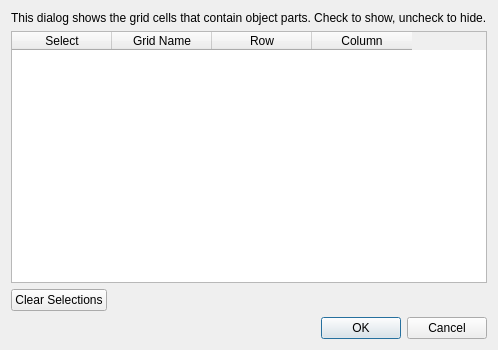
<?xml version="1.0" encoding="UTF-8"?>
<ui version="4.0">
 <class>SegmentationDialog</class>
 <widget class="QDialog" name="SegmentationDialog">
  <property name="geometry">
   <rect>
    <x>0</x>
    <y>0</y>
    <width>400</width>
    <height>350</height>
   </rect>
  </property>
  <property name="windowTitle">
   <string>Segmentation</string>
  </property>
  <layout class="QVBoxLayout" name="verticalLayout">
   <item>
    <widget class="QLabel" name="labelInfo">
     <property name="text">
      <string>This dialog shows the grid cells that contain object parts. Check to show, uncheck to hide.</string>
     </property>
    </widget>
   </item>
   <item>
    <widget class="QTableWidget" name="tableWidget">
     <property name="columnCount">
      <number>4</number>
     </property>
     <property name="rowCount">
      <number>0</number>
     </property>
     <column>
      <property name="text">
       <string>Select</string>
      </property>
     </column>
     <column>
      <property name="text">
       <string>Grid Name</string>
      </property>
     </column>
     <column>
      <property name="text">
       <string>Row</string>
      </property>
     </column>
     <column>
      <property name="text">
       <string>Column</string>
      </property>
     </column>
    </widget>
   </item>
   <item>
    <layout class="QHBoxLayout" name="horizontalLayout">
     <item>
      <widget class="QPushButton" name="clearSelections">
       <property name="text">
        <string>Clear Selections</string>
       </property>
      </widget>
     </item>
     <item>
      <spacer name="horizontalSpacer">
       <property name="orientation">
        <enum>Qt::Horizontal</enum>
       </property>
       <property name="sizeHint" stdset="0">
        <size>
         <width>40</width>
         <height>20</height>
        </size>
       </property>
      </spacer>
     </item>
    </layout>
   </item>
   <item>
    <widget class="QDialogButtonBox" name="buttonBox">
     <property name="orientation">
      <enum>Qt::Horizontal</enum>
     </property>
     <property name="standardButtons">
      <set>QDialogButtonBox::Cancel|QDialogButtonBox::Ok</set>
     </property>
    </widget>
   </item>
  </layout>
 </widget>
 <resources/>
 <connections>
  <connection>
   <sender>buttonBox</sender>
   <signal>accepted()</signal>
   <receiver>SegmentationDialog</receiver>
   <slot>accept()</slot>
   <hints>
    <hint type="sourcelabel">
     <x>248</x>
     <y>254</y>
    </hint>
    <hint type="destinationlabel">
     <x>157</x>
     <y>274</y>
    </hint>
   </hints>
  </connection>
  <connection>
   <sender>buttonBox</sender>
   <signal>rejected()</signal>
   <receiver>SegmentationDialog</receiver>
   <slot>reject()</slot>
   <hints>
    <hint type="sourcelabel">
     <x>316</x>
     <y>260</y>
    </hint>
    <hint type="destinationlabel">
     <x>286</x>
     <y>274</y>
    </hint>
   </hints>
  </connection>
 </connections>
</ui>
